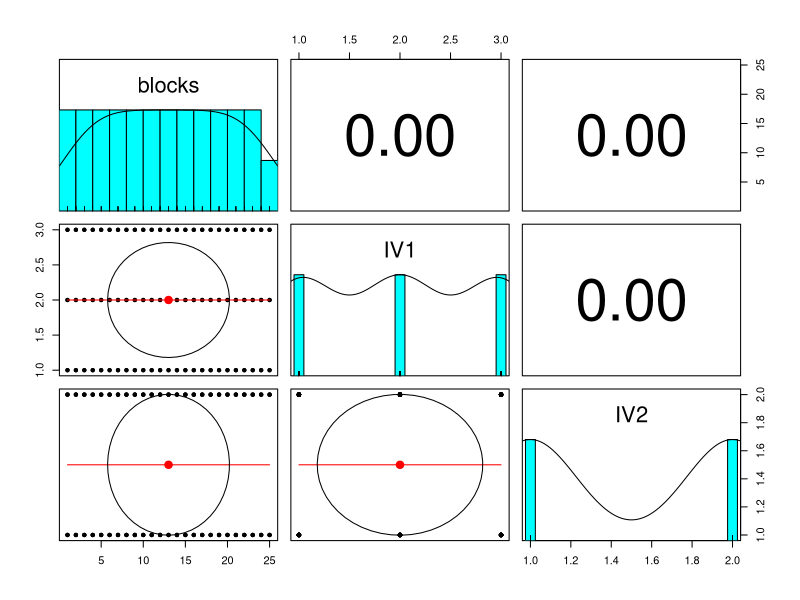
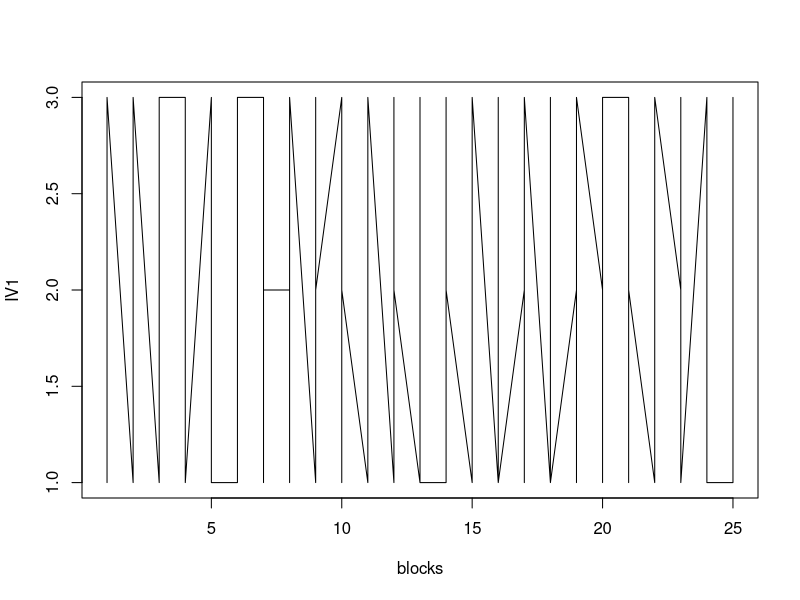

These charts were generated, in order, by the following R code:
# Include psych package

library(psych)

# Generate N number of trials ---------------------------------------------

n <- 150
not_useful <- 3
cases <- 2

# Generate randomized trials for N = 150 ----------------------------------

trials <-  block.random(n,c(not_useful, cases))
headTail(trials)
output <- data.frame(trials)
colnames(output) <- c("Block no.","to_be_discarded","Case")

# Write CSV file ----------------------------------------------------------

# Discarding second column which contains non-relevent data
write.csv(output[,-2],"Randomized_trials.csv")
pairs.panels(trials)
plot(trials,type = 'l')
